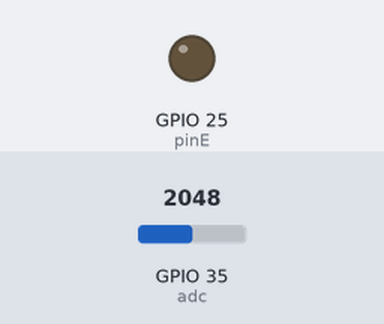
Simulated run of this program. Board: ESP32 board running MicroPython. On the bench: output pins drawn as LEDs (lit = HIGH). Inputs (shaded band) come from the test bench; at power-on: GPIO 35 (adc) = 2048 (analog values on the 0–4095 scale). What the program prints to the serial console is not drawn. At 0.2 s the program stops and its outputs stay as they are.

Above: at 0.3 s.
Timing chart, 0 to 1.7 s (numbered marks = the images above):
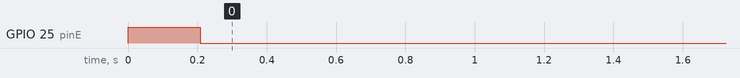

Measured:
- by itself, GPIO 25 (pinE): LOW → HIGH at 0.00 s, → LOW 0.21 s later

The program:

condensateur_charge_1_temps.py
```python
# Probleme saturation ADC.


from machine import ADC, Pin
from time import sleep_ms, ticks_diff, ticks_ms

pinE = Pin(25, Pin.OUT)
adc = ADC(Pin(35))
adc.atten(ADC.ATTN_11DB)
adc.width(ADC.WIDTH_12BIT)

t =[]
N = []

t0 = ticks_ms()
pinE.value(1)

for i in range(100) :
    t.append(ticks_diff(ticks_ms(), t0))
    N.append(adc.read())
    sleep_ms(2)

pinE.value(0)

for i in range(len(t)) :
    print(t[i], ";", N[i])

# 10 bit > 975
# 12 bit > 3900
#adc.deinit()
```
